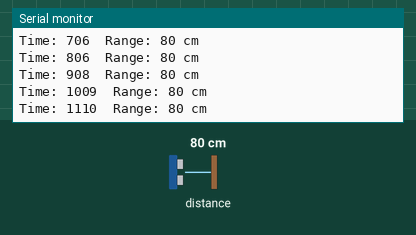
The sketch below on a simulated Arduino Uno, built with avr-gcc and run on an emulated ATmega328P. Shown: the last lines printed to the serial monitor. Wiring (inferred from the names in the program): SRF02/SRF08 range finder at I2C address 0x70. Inputs (shaded band) come from the test bench; at power-on: distance to the obstacle 80 cm.

Above: at 1.2 s.
1.3 s: distance to the obstacle set to 2 cm
At 1.32 s:
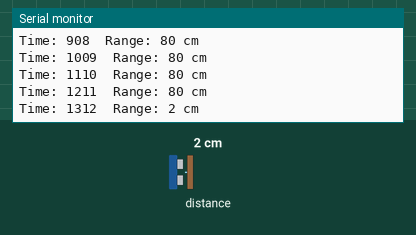
2.8 s: distance to the obstacle set to 4 cm
At 2.83 s:
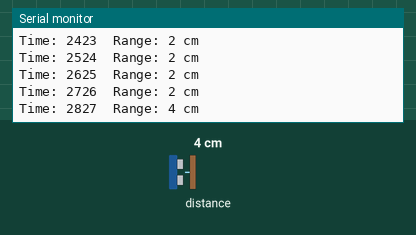
Timing chart, 0 to 5.8 s (numbered marks = the images above; inputs shaded):
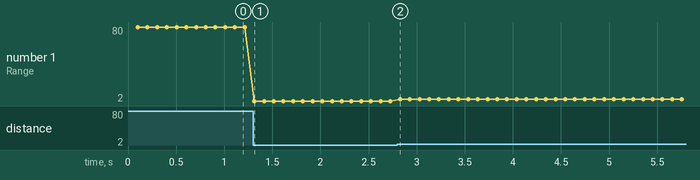

The sketch:

maxbotix_test.ino
```cpp
/* MaxBotix I2CXL-MaxSonar-EZ MB1242 test code
 * David Sutherin (sutherin.3@wright.edu)
 * Adapted from original project found here: <https://www.arduino.cc/en/Tutorial/SFRRangerReader>
 */

#include <Wire.h>

#define SENSOR_ADDR 112
int reading = 0;

void setup() {
  Wire.begin();                // join i2c bus (address optional for master)
  Serial.begin(9600);          // start serial communication at 9600bps
}

void loop() {

  // step 1: instruct sensor to read
  Wire.beginTransmission(SENSOR_ADDR);  // Transmit to device #224 (default for MaxBotix I2CXL)
  // the address specified in the datasheet is 224 (0xE0)
  // but i2c adressing uses the high 7 bits so it's 112
  Wire.write(byte(0x51));       // Write range command byte
  Wire.endTransmission();       // stop transmitting

  // step 2: wait for reading to happen
  delay(100);                   // datasheet recommends 100 ms

  // step 3: request reading from sensor
  Wire.requestFrom(SENSOR_ADDR, 2);    // request 2 bytes from slave device #112

  // step 4: receive reading from sensor
  if (2 <= Wire.available()) { // if two bytes were received
    reading = Wire.read();  // receive high byte (overwrites previous reading)
    reading = reading << 8;    // shift high byte to be high 8 bits
    reading |= Wire.read(); // receive low byte as lower 8 bits
    Serial.print("Time: ");
    Serial.print(millis());
    Serial.print("\tRange: ");
    Serial.print(reading);   // print the reading
    Serial.println(" cm");
  }
  else {
    Serial.println("Sensor read error");
  }
}
```

Measured:
- after the input at 1.3 s, the serial monitor: prints a new line at once (image 1)
- plotted number 1: 80 → 2 after the input at 1.3 s
